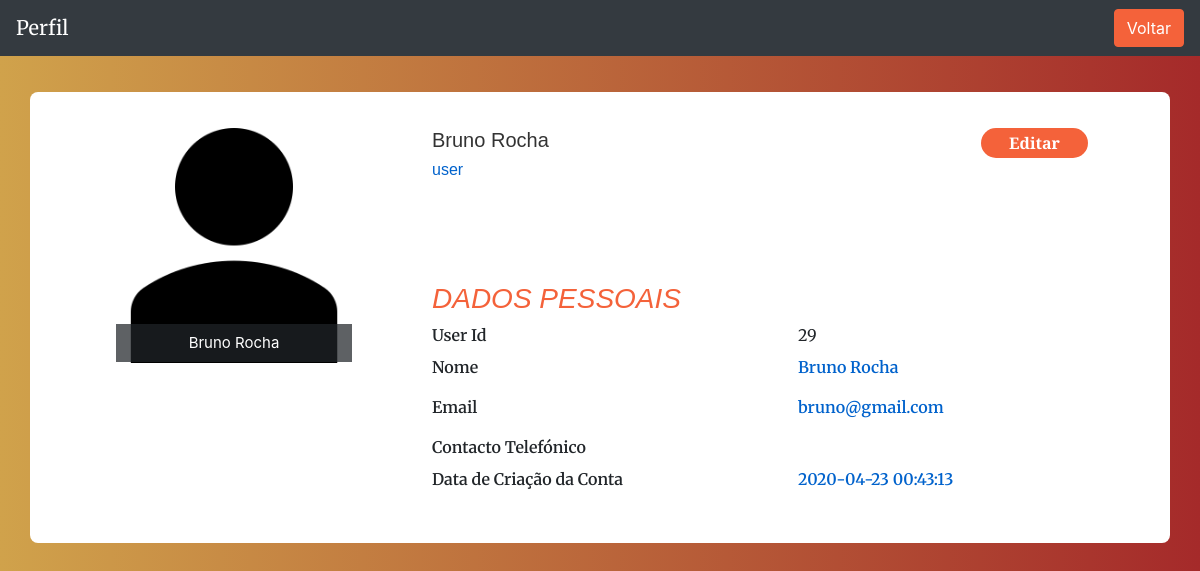
Page /profile.php (signed in) on the committed database.
### tables this page shows
CREATE TABLE `users` (
  `id` int(11) NOT NULL,
  `fname` varchar(255) NOT NULL,
  `lname` varchar(255) NOT NULL,
  `age` int(11) NOT NULL,
  `email` tinytext NOT NULL,
  `password` longtext NOT NULL,
  `phone` int(9) DEFAULT NULL,
  `born_date` date DEFAULT NULL,
  `type_img` varchar(255) NOT NULL,
  `name_img` varchar(255) NOT NULL,
  `size_img` varchar(255) NOT NULL,
  `data_img` longblob NOT NULL,
  `updated_at` timestamp NOT NULL DEFAULT current_timestamp() ON UPDATE current_timestamp(),
  `created_at` timestamp NOT NULL DEFAULT current_timestamp(),
  `user_status` varchar(10) NOT NULL DEFAULT 'user',
  `acount_status` text NOT NULL DEFAULT 'ativo',
  `foto_status` varchar(10) NOT NULL,
  `newsletter_status` varchar(10) NOT NULL DEFAULT 'semSub'
);

### profile.php (the view, shortened to what this page needs)
<?php
    require 'includes/db.inc.php';
    $id_user = $_SESSION['userId'];
    $sql = "SELECT * FROM users WHERE  id = $id_user";
    $result = mysqli_query( $conn, $sql);
?>
<!DOCTYPE html>
<html lang="en">
    <head>
        <link href="https://cdnjs.cloudflare.com/ajax/libs/magnific-popup.js/1.1.0/magnific-popup.min.css" rel="stylesheet" />
        <link href="assets/css/styles.css" rel="stylesheet" />
    </head>
  </head>
  <nav class="navbar navbar-dark bg-dark">
      <a class="navbar-brand" href="#">
     Perfil
      </a>
      <ul class="navbar-nav">
          <li class="nav-item">
              <a class="btn btn-primary text-white"href="index.php">Voltar</a>
          </li>
      </ul>
    </nav>
    <div class="container emp-profile">
        <?php foreach($result as $row) : ?>
            <form method="post">
                <div class="row">
                    <div class="col-md-4">
                    <div class="profile-img">
                        <?php if(($_SESSION['foto_status'] == 'sem')) {?>
					<a>
					<img src="assets/img/user.png" alt="" width="100">
					</a>
					<?php  } ?>
                            <div class="file btn btn-lg btn-primary">
                            <?php echo $row['fname'] . " " .$row['lname']?>
                            </div>
                        </div>
                    </div>
                    <div class="col-md-6">
                        <div class="profile-head">
                                    <h5>
                                    <?php echo $row['fname'] . " " .$row['lname']?>
                                    </h5>
                                    <h6>
                                    <?php echo $row['user_status']?>
                                    </h6>
                        </div>
                    </div>
                    <div class="col-md-2">
                        <a type="submit" href="edit_profile.php?id=<?php echo $_SESSION['userId']?>" class="profile-edit-btn btn btn-primary text-white" name="btnAddMore" >Editar</a>
                    </div>
                </div>
                <div class="row">
                    <div class="col-md-4">
                    </div>
                    <div class="col-md-8">
                      <div class="tab-content profile-tab" id="myTabContent">
                        <span><h3>Dados Pessoais</h3></span>
                            <div class="tab-pane fade show active" id="home" role="tabpanel" aria-labelledby="home-tab">
                                        <div class="row">
                                            <div class="col-md-6">
                                                <label>User Id</label>
                                            </div>
                                            <div class="col-md-6">
                                            <?php echo $row['id']?>
                                            </div>
                                        </div>
                                        <div class="row">
                                            <div class="col-md-6">
                                                <label>Nome</label>
                                            </div>
                                            <div class="col-md-6">
                                            <p><?php echo $row['fname'] . " " . $row['lname']?></p>
                                            </div>
                                        </div>
                                        <div class="row">
                                            <div class="col-md-6">
                                                <label>Email</label>
                                            </div>
                                            <div class="col-md-6">
                                            <p><?php echo $row['email']?></p>
                                            </div>
                                        </div>
                                        <div class="row">
                                            <div class="col-md-6">
                                                <label>Contacto Telefónico</label>
                                            </div>
                                            <div class="col-md-6">
                                            </div>
                                        </div>
                                        <div class="row">
                                            <div class="col-md-6">
                                                <label>Data de Criação da Conta</label>
                                            </div>
                                            <div class="col-md-6">
                                            <p><?php echo $row['created_at']?></p>
                                            </div>
                                        </div>
                            </div>
                        </div>
                    </div>
                </div>
            </form>
            <?php endforeach ?>
        </div>
</body>
</html>

### profile.php (style rules this page uses)
.emp-profile { padding: 3%; margin-top: 3%; margin-bottom: 3%; border-radius: 0.5rem; background: #fff; }
.profile-img { text-align: center; }
.profile-img img { width: 70%; height: 100%; }
.profile-img .file { position: relative; overflow: hidden; margin-top: -20%; width: 70%; border: none; border-radius: 0; font-size: 15px; background: #212529b8; }
.profile-head h5 { color: #333; }
.profile-head h6 { color: #0062cc; }
.profile-edit-btn { border: none; border-radius: 1.5rem; width: 70%; padding: 2%; font-weight: 600; color: #6c757d; cursor: pointer; }
.profile-tab label { font-weight: 600; }
.profile-tab p { font-weight: 600; color: #0062cc; }
.tab-content { margin-top: -15%; }

### rows in the picture
users: fname "Bruno", lname "Rocha", user_status "user", id "29", email "bruno@gmail.com", created_at "2020-04-23 00:43:13"
